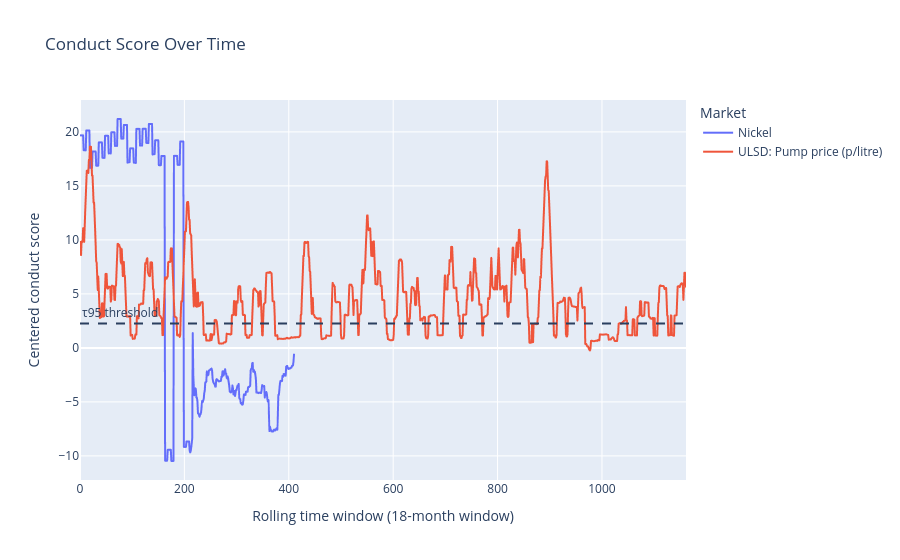

Notebook source saved alongside this figure:
### Code cell
fig = px.line(
    df_plot,
    x="Window",
    y="conduct_score_centered",
    color="Name",
    title="Conduct Score Over Time",
    labels={
        "conduct_score_centered": "Centered Conduct Score",
        "date": "Date",
        "Name": "Market"
    }
)

fig.add_hline(
    y=tau95,
    line_dash="dash",
    annotation_text="τ95 threshold",
    annotation_position="top left"
)
fig.update_layout(
    xaxis_title="Rolling time window (18-month window)",
    yaxis_title="Centered conduct score"
)
fig.show()

### Figure 1 — Plotly figure (JSON) as saved in the notebook; plotly's stock layout.template omitted (floating-point values rounded to 4 significant figures; data arrays with more than 128 entries replaced by an {"elided": "..."} marker saying what was removed)
{"data": [{"hovertemplate": "Market=Nickel<br>Window=%{x}<br>Centered Conduct Score=%{y}<extra></extra>", "legendgroup": "Nickel", "line": {"color": "#636efa", "dash": "solid"}, "marker": {"symbol": "circle"}, "mode": "lines", "name": "Nickel", "showlegend": true, "type": "scattergl", "x": {"elided": "411 int values"}, "xaxis": "x", "y": {"elided": "411 float values"}, "yaxis": "y"}, {"hovertemplate": "Market=ULSD: Pump price (p/litre)<br>Window=%{x}<br>Centered Conduct Score=%{y}<extra></extra>", "legendgroup": "ULSD: Pump price (p/litre)", "line": {"color": "#EF553B", "dash": "solid"}, "marker": {"symbol": "circle"}, "mode": "lines", "name": "ULSD: Pump price (p/litre)", "showlegend": true, "type": "scattergl", "x": {"elided": "1162 int values"}, "xaxis": "x", "y": {"elided": "1162 float values"}, "yaxis": "y"}], "layout": {"annotations": [{"showarrow": false, "text": "τ95 threshold", "x": 0, "xanchor": "left", "xref": "x domain", "y": 2.268, "yanchor": "bottom", "yref": "y"}], "legend": {"title": {"text": "Market"}, "tracegroupgap": 0}, "shapes": [{"line": {"dash": "dash"}, "type": "line", "x0": 0, "x1": 1, "xref": "x domain", "y0": 2.268, "y1": 2.268, "yref": "y"}], "title": {"text": "Conduct Score Over Time"}, "xaxis": {"anchor": "y", "domain": [0, 1], "title": {"text": "Rolling time window (18-month window)"}}, "yaxis": {"anchor": "x", "domain": [0, 1], "title": {"text": "Centered conduct score"}}}}
